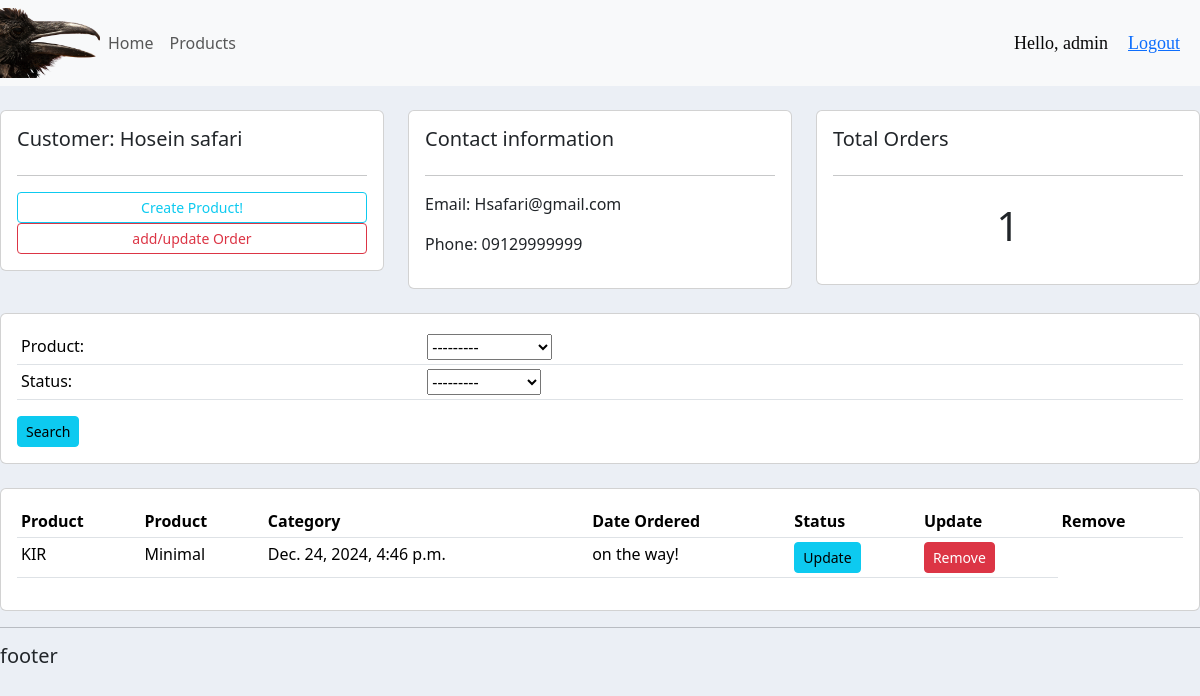
The app's page /customers/1/ (signed in), older data.
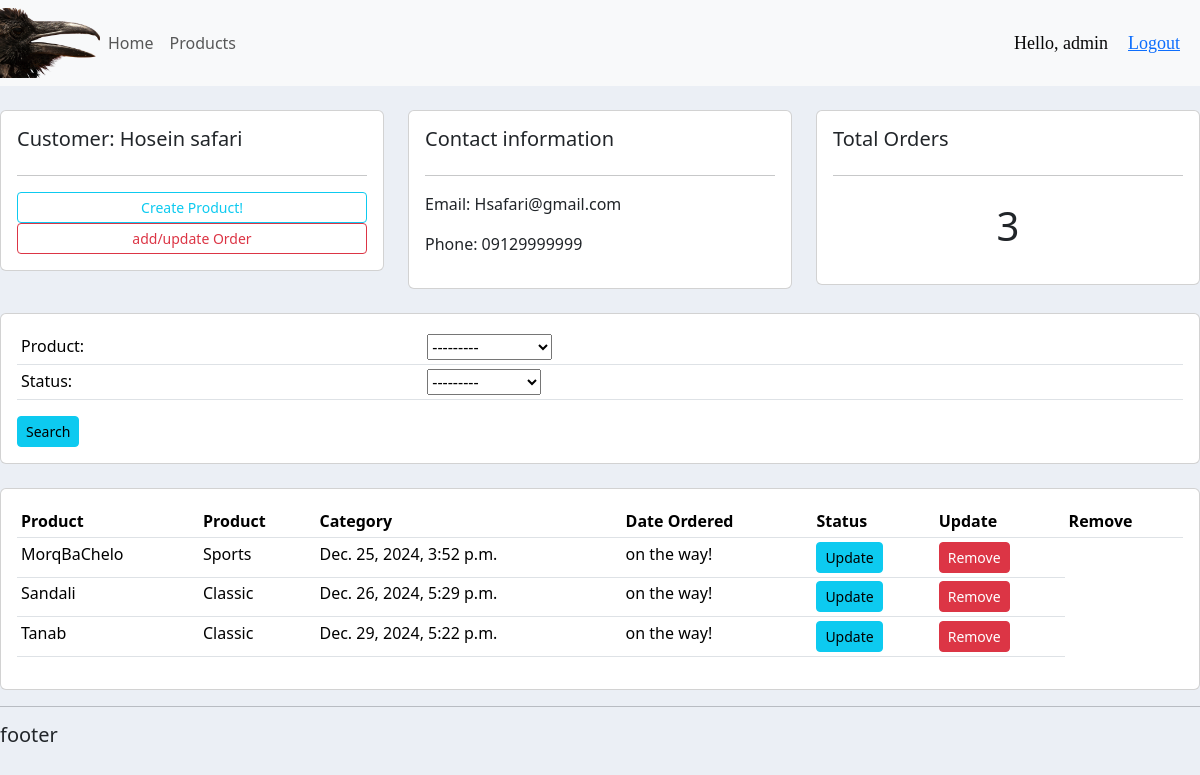
The same page, newer data.
### accounts/models.py (models this page shows, shortened)
class Customer(models.Model):
    user = models.OneToOneField(User,null=True, on_delete=models.CASCADE)
    name = models.CharField(max_length=100, null=True)
    email = models.CharField(max_length=100, null=True)
    phone = models.CharField(max_length=100, null=True)
    profile_pic = models.ImageField( null=True, blank=True)
    date_created = models.DateTimeField(auto_now_add=True, null=True)

class Order(models.Model):
    STATUS = (
        ('Pending', 'Pending'),
        ('on the way!', 'On the Way!'),
        ('delivered', 'Delivered'),
    )
    customer = models.ForeignKey(Customer, on_delete=models.SET_NULL, null=True)
    product = models.ForeignKey(Product, on_delete=models.SET_NULL, null=True)
    status = models.CharField(max_length=100, choices=STATUS)
    date_created = models.DateTimeField(auto_now_add=True)

class Product(models.Model):
    CATEGORY = (
        ('Classic', 'Classic'),
        ('Sports', 'Sports'),
        ('Minimal', 'Minimal'),
    )
    name = models.CharField(max_length=100, null=True)
    price = models.FloatField(max_length=100, null=True)
    category = models.CharField(max_length=100, choices=CATEGORY, null=True)
    description = models.TextField(max_length=100, null=True, blank=True)
    date_created = models.DateTimeField(auto_now_add=True, null=True)
    tags = models.ManyToManyField(Tag)
    def __str__(self):
        return self.name

### accounts/views.py (the view)
# urls.py: path('customers/<str:pk_test>/', views.customers, name='customers'),
@login_required(login_url='login')
def customers(request, pk_test):
    customer = Customer.objects.get(id=pk_test)
    orders = customer.order_set.all()
    filter = OrderFilter(request.GET, queryset=orders)
    orders = filter.qs
    context = {'customer':customer, 'orders':orders, 'filter':filter}
    return render(request, 'accounts/customers.html',context)

### accounts/templates/accounts/customers.html (shortened to what this page needs)
{%  extends 'accounts/main.html' %}
{% block content %}
    <br>
<div class="row">
    <div class="col-md">
        <div class="card card-body">
        <h5>Customer: {{ customer.name }}</h5>
        <hr>
        <a class ="btn btn-outline-info  btn-sm btn-block" href="{% url 'create_product' customer.id %}">Create Product!</a>
        <a class ="btn btn-outline-danger  btn-sm btn-block" href="{% url 'create_order' customer.id %}">add/update Order</a>
        </div>
    </div>
    <div class="col-md">
        <div class="card card-body">
            <h5>Contact information</h5>
            <hr>
            <p>Email: {{ customer.email }}</p>
            <p>Phone: {{ customer.phone }}</p>
        </div>
    </div>
    <div class="col-md">
        <div class="card card-body">
            <h5>Total Orders </h5>
            <hr>
            <h1 style="text-align: center;padding: 10px;">{{ orders.count }}</h1>
        </div>
    </div>
</div>
    <br>
<div class="row">
    <div class="col">
        <div class="card card-body">
            <form  method="get">
                <table class="table table-sm">
                    {% for field in filter.form %}
                       <tr>
                           <td>{{ field.label_tag }}</td>
                           <td>{{ field }}</td>
                       </tr>
                    {% endfor %}
                </table>
                <button class="btn btn-sm btn-info" type="submit">Search</button>
            </form>
        </div>
    </div>
</div>
<br>
<div class="row">
    <div class="col-md">
        <div class="card card-body">
            <table class="table table-sm">
                <tr>
                    <th>Product</th>
                    <th>Product</th>
                    <th>Category</th>
                    <th>Date Ordered</th>
                    <th>Status</th>
                    <th>Update</th>
                    <th>Remove</th>
                </tr>
                {% for order in orders %}
                        <td>{{ order.product }}</td>
                        <td>{{ order.product.category }}</td>
                        <td>{{ order.product.date_created }}</td>
                        <td>{{ order.status }}</td>
                        <td><a class="btn btn-sm btn-info" href="{% url 'update_order' order.id %}">Update</a></td>
                        <td><a class="btn btn-sm btn-danger" href="{% url 'delete_order' order.id%}">Remove</a></td>
                {% endfor %}
            </table>
        </div>
    </div>
</div>
{% endblock %}

### accounts/templates/accounts/main.html (shortened to what this page needs)
{% load static %}
<!DOCTYPE html>
<html lang="en">
<head>
    <link rel="stylesheet" href="https://cdn.jsdelivr.net/npm/bootstrap@5.3.3/dist/css/bootstrap.min.css">
    <link rel="stylesheet" type="text/css" href="{% static '/css/main.css' %}">
</head>
<body>
    {% include 'accounts/navbar.html' %}
    {% block content %}
    {% endblock %}
    <hr>
    <h5>footer</h5>
</body>
</html>

### accounts/templates/accounts/navbar.html (shortened to what this page needs)
{% load static %}
<nav class="navbar navbar-expand-lg navbar-light bg-light">
    <img class ="ax" src="{% static 'images/kalaq.png' %}">
     <link rel="stylesheet" type="text/css" href="{% static '/css/main.css' %}">
  <div class="collapse navbar-collapse" id="navbarNav">
    <ul class="navbar-nav">
        {% if request.user.is_staff %}
      <li class="nav-item active">
        <a class="nav-link" href="{% url 'home' %}">Home</a>
      </li>
      <li class="nav-item">
        <a class="nav-link" href="{% url 'products' %}">Products</a>
      </li>
        {% else %}
        <li class="nav-item">
        <a class="nav-link" href="{% url 'account' %}">Setting</a>
        </li>
        {% endif %}
    </ul>
  </div>
    <span class="hello-msg">Hello, {{ user.username }}</span>
    <span class="hello-msg"><a href="{% url 'logout' %}">Logout</a> </span>
</nav>

### static/css/main.css (style rules this page uses)
body { background-color: #ebeff5; }
.ax { width: 100px; height: 70px; }

### accounts/templates/accounts/navbar.html (style rules this page uses)
.hello-msg { font-family: "Candara Light"; font-size: 18px; color: rgba(2, 2, 2, 0.98); margin-right: 20px; }

Row changes from the older to the newer data that the page shows:
removed Order: product "KIR", product.category "Minimal", product.date_created "Dec. 24, 2024, 4:46 p.m.", status "on the way!"
added Order: product "MorqBaChelo", product.category "Sports", product.date_created "Dec. 25, 2024, 3:52 p.m.", status "on the way!"
added Order: product "Sandali", product.category "Classic", product.date_created "Dec. 26, 2024, 5:29 p.m.", status "on the way!"
added Order: product "Tanab", product.category "Classic", product.date_created "Dec. 29, 2024, 5:22 p.m.", status "on the way!"
Text that changed along with them:
{{ orders.count }}: "1" → "3"
